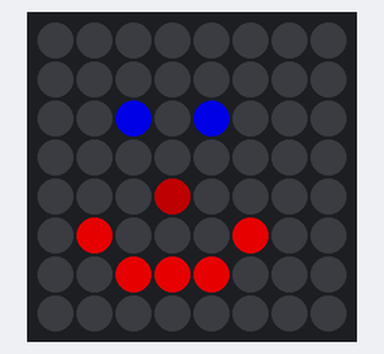
The program below on a simulated Raspberry Pi (BCM pin numbers) with a Sense HAT. On the bench: the Sense HAT's 8×8 RGB LED matrix. Dim RGB values are drawn brighter than linear. At 0.0 s the program stops and its outputs stay as they are.

Above: at 0.1 s.

The program:

simple_image.py
```python
from sense_hat import SenseHat

sense = SenseHat()
sense.set_rotation(180)
sense.low_light= True

sense.set_pixel(2, 2, [0,0,255])
sense.set_pixel(4, 2, [0,0,255])
sense.set_pixel(3, 4, [100,0,0])
sense.set_pixel(1, 5, [255,0,0])
sense.set_pixel(2, 6, [255,0,0])
sense.set_pixel(3, 6, [255,0,0])
sense.set_pixel(4, 6, [255,0,0])
sense.set_pixel(5, 5, [255,0,0])
```
